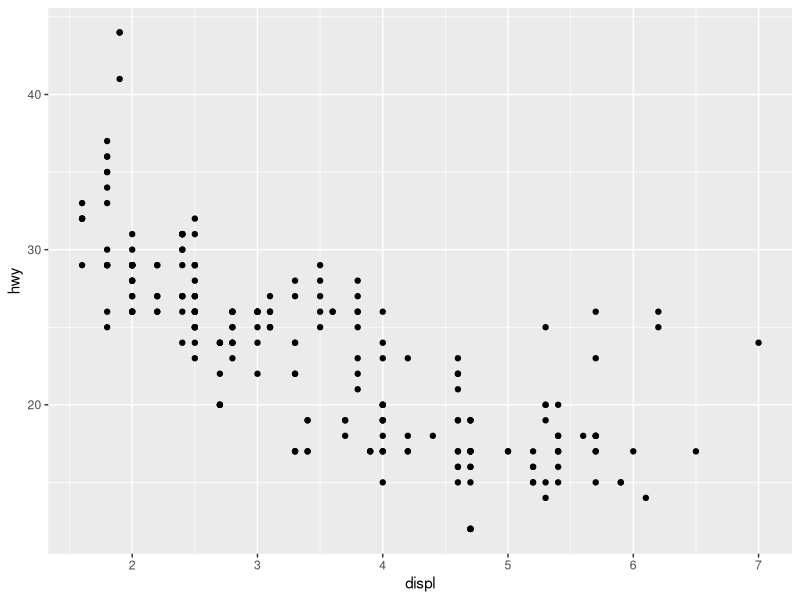
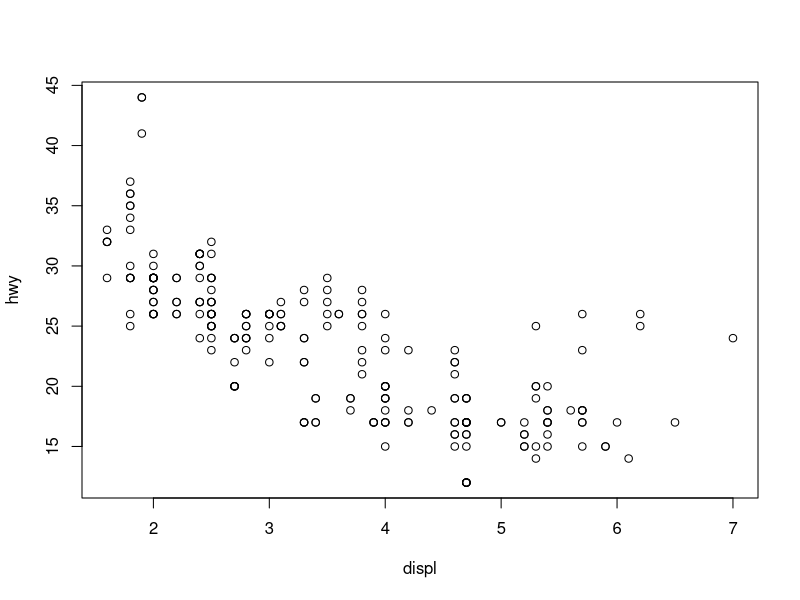
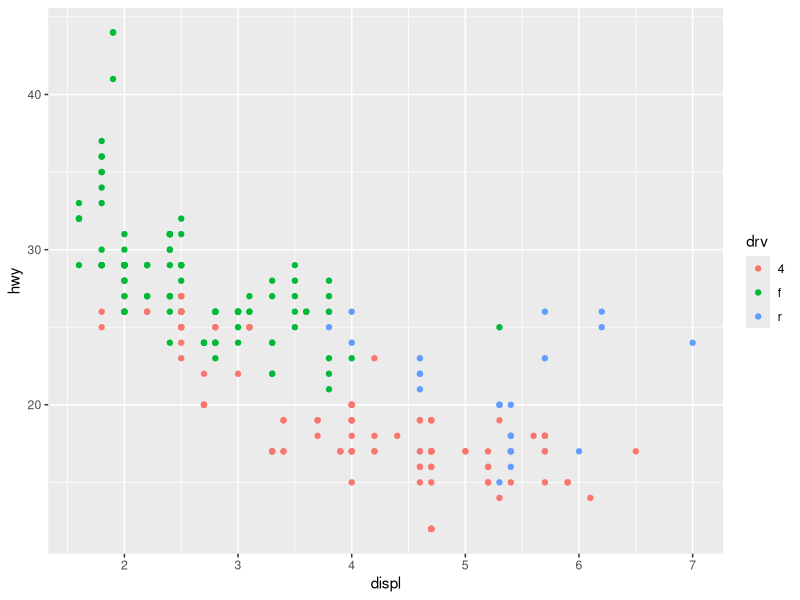
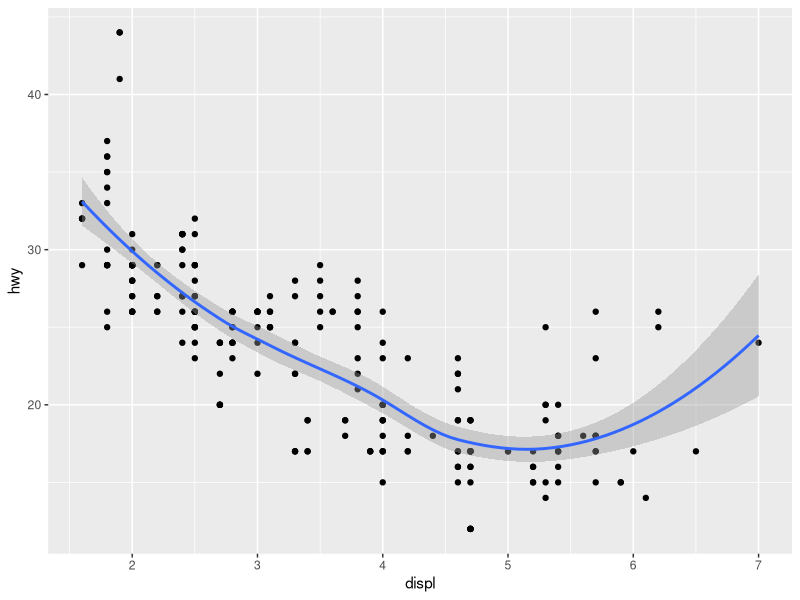
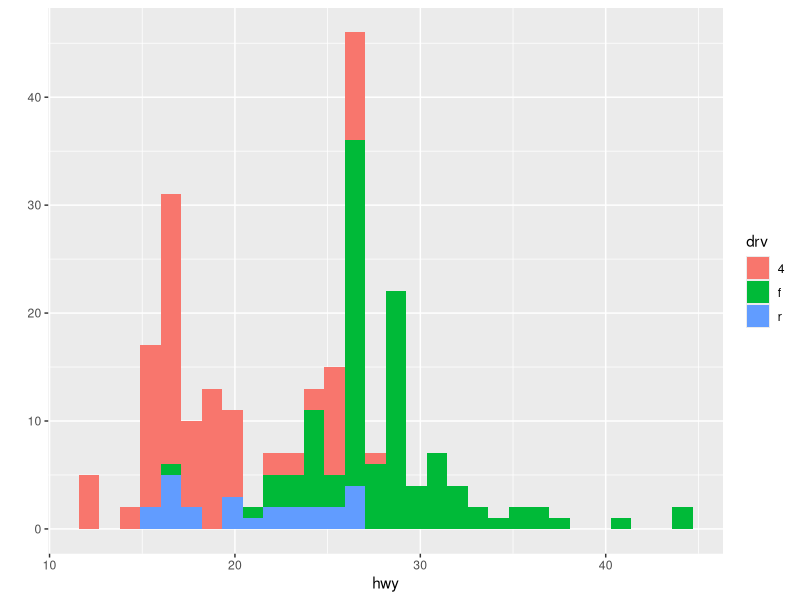
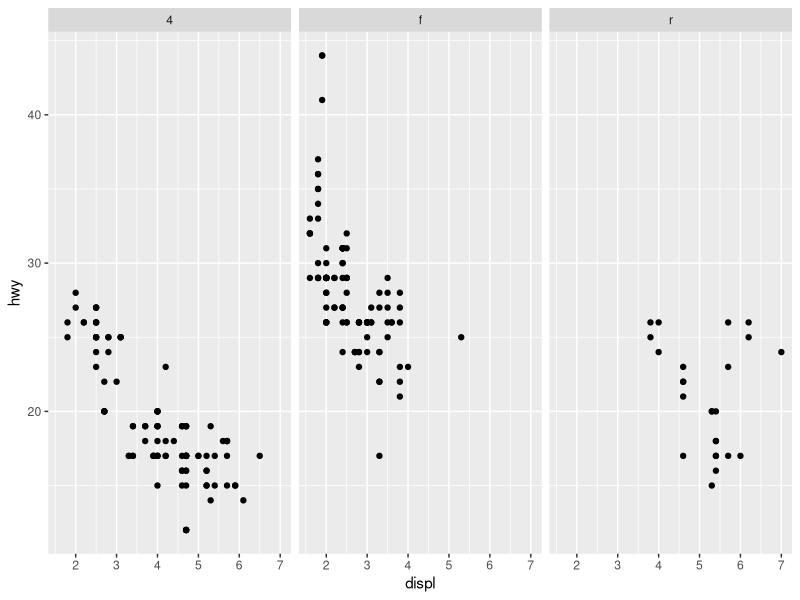
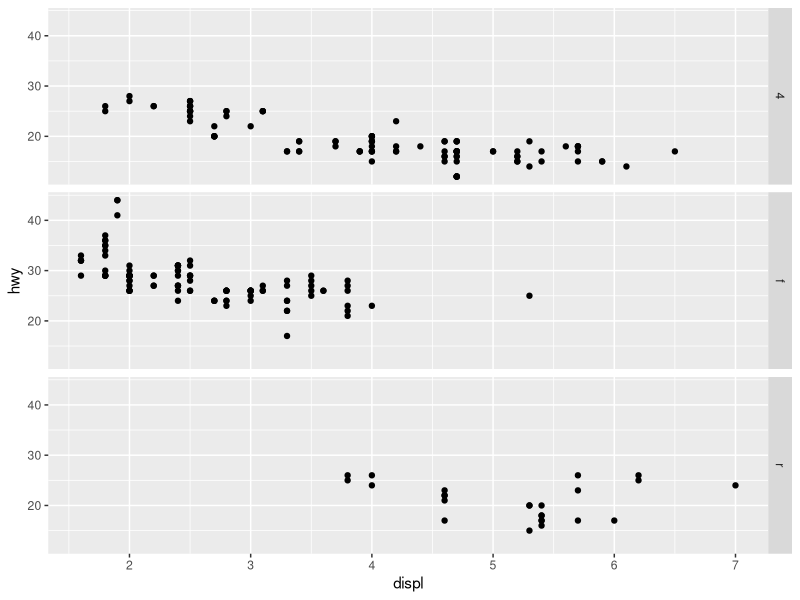
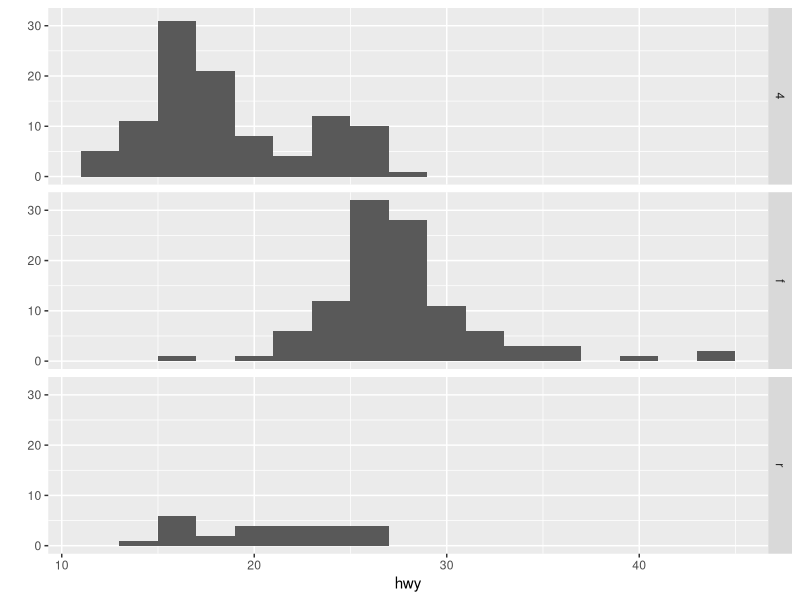

Recreate these plots in R, in order. (Note: this script raises an error after producing the figures.)
## Example: ggplot2 ##

library(ggplot2)
str(mpg)

### qplot ###
qplot(displ,hwy,data = mpg)

with(mpg,plot(displ,hwy))
# color
qplot(displ,hwy,data = mpg,color=drv)

# add geometry

qplot(displ,hwy,data = mpg,geom=c("point","smooth"))

# histogram
qplot(hwy,data=mpg,fill=drv)

# panels
qplot(displ,hwy,data = mpg, facets = .~ drv)

qplot(displ,hwy,data = mpg, facets = drv ~.)
## histogram in panels
qplot(hwy,data=mpg,facets = drv ~.,binwidth=2)


str(maacs)
